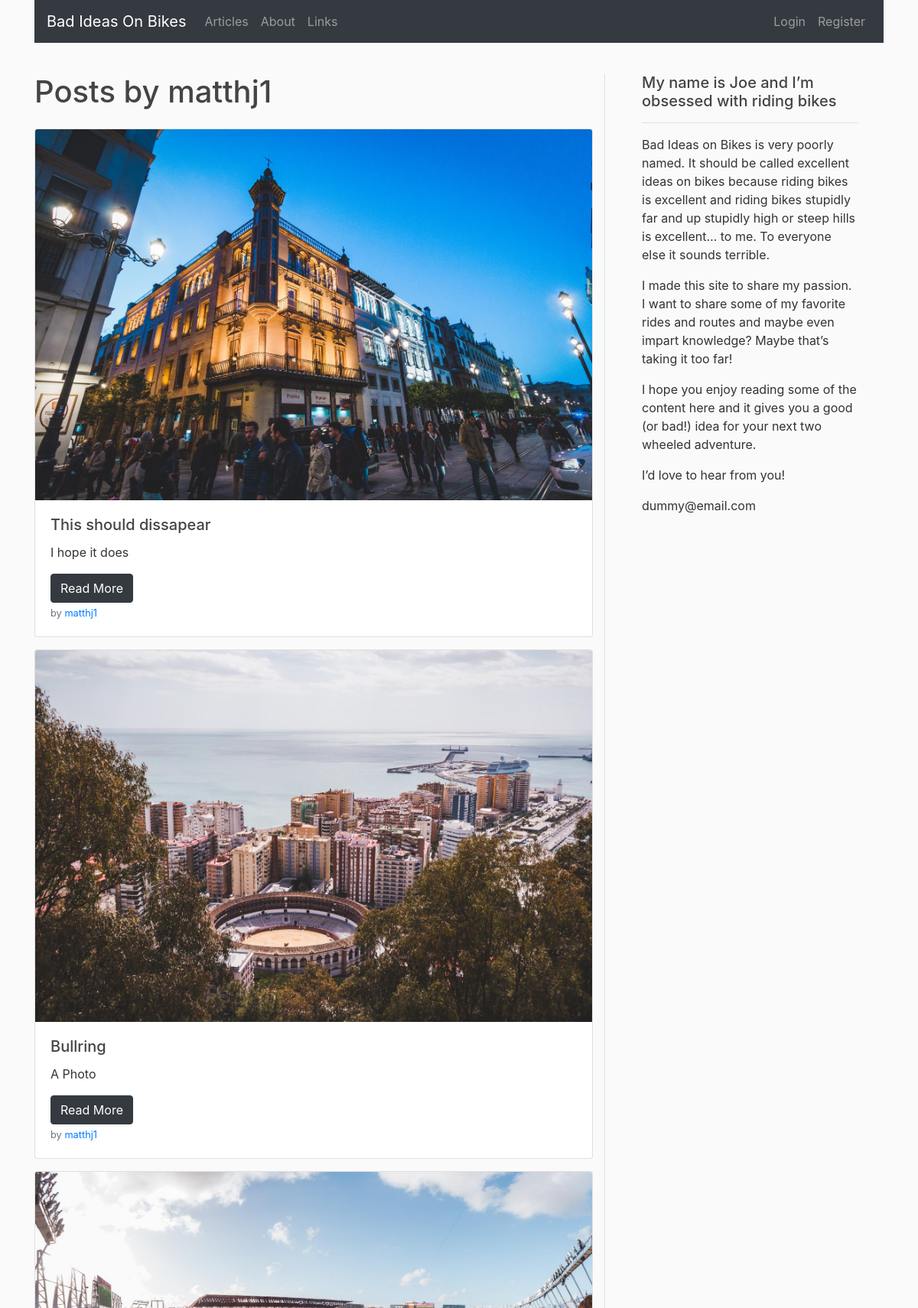
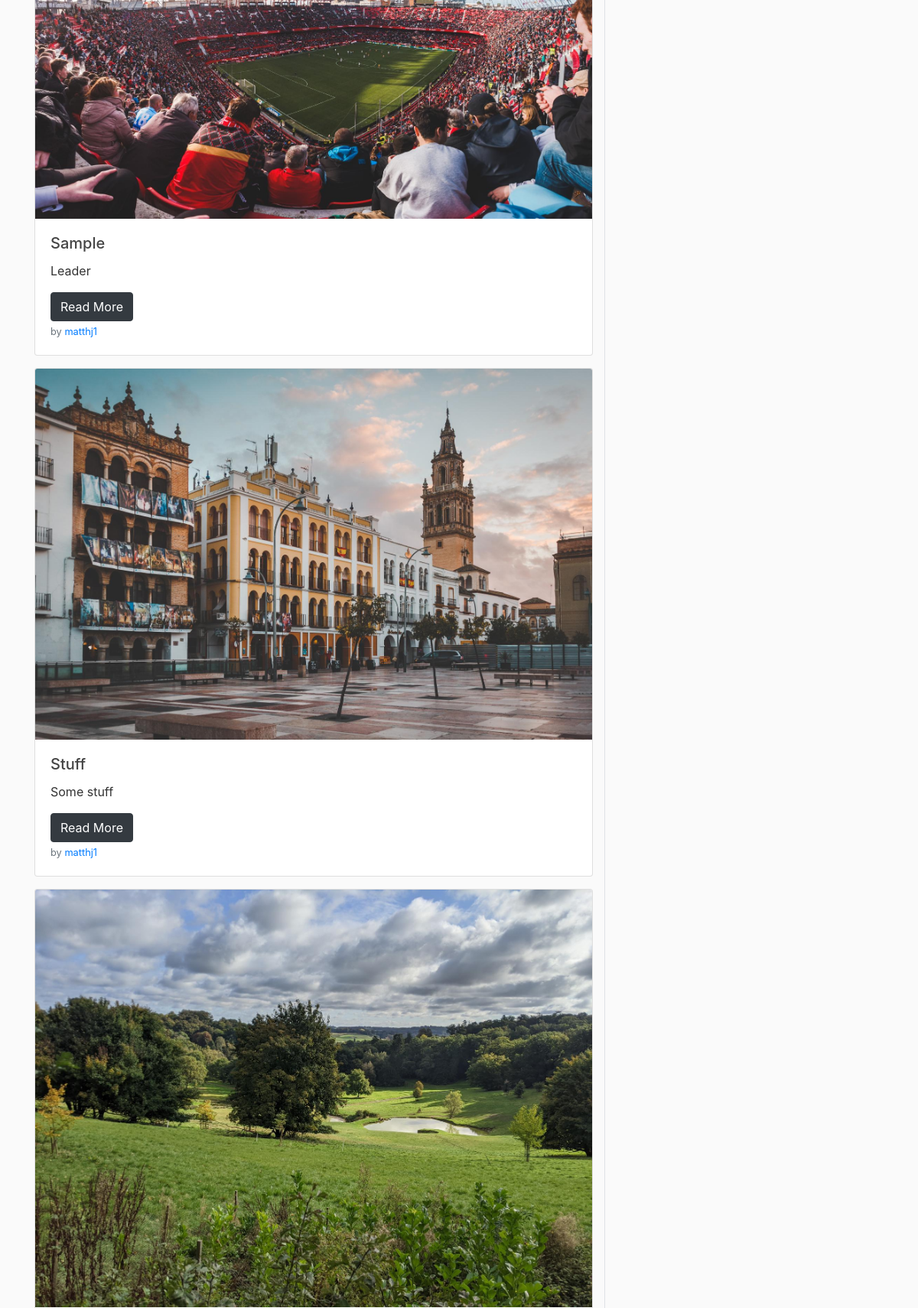
Page /user/matthj1 (upper part) on the committed database (2 pictures, top to bottom).
### flaskbiob/models.py (models this page shows, shortened)
class Users(db.Model, UserMixin):
    id = db.Column(db.Integer, primary_key=True)
    username = db.Column(db.String(20), unique=True, nullable=False)
    email = db.Column(db.String(100), unique=True, nullable=False)
    image_file = db.Column(db.String(20), nullable=False, default="default.png")
    password = db.Column(db.String(60), nullable=False)
    posts = db.relationship("Posts", backref="author", lazy=True)

class Posts(db.Model):
    id = db.Column(db.Integer, primary_key=True)
    title = db.Column(db.String(100), nullable=False)
    date = db.Column(db.DateTime, nullable=False, default=datetime.utcnow)
    leader = db.Column(db.Text, nullable=False)
    content = db.Column(db.Text, nullable=False)
    post_image = db.Column(db.String(100), nullable=False, default="default_post.jpg")
    user = db.Column(db.Integer, db.ForeignKey("users.id"), nullable=False)

### flaskbiob/routes.py (the view)
@app.route("/user/<string:username>")
def userpostPage(username):
    page = request.args.get("page", 1, type=int)
    user = Users.query.filter_by(username=username).first_or_404()
    posts = Posts.query.filter_by(author=user)\
        .order_by(Posts.date.desc())\
        .paginate(page=page, per_page=5)
    return render_template("User_Posts.html", posts=posts, user=user)

### flaskbiob/templates/User_Posts.html (shortened to what this page needs)
{% extends "BASE.html" %}
    {% block content %}
    <div class="row py-3">
        <div class="col" id="main">
            <h1 class="mb-4">Posts by {{ user.username }}</h1>
            {% for post in posts.items %}
            <div class="card mb-3">
              <img src="{{ url_for('static', filename='post_pics/' + post.post_image) }}" class="card-img-top" alt="...">
              <div class="card-body">
                <h5 class="card-title">{{ post.title }}</h5>
                <p class="card-text">{{ post.leader }}</p>
                  <a href="{{ url_for('postPage', post_id = post.id) }}" class="btn btn-dark">Read More</a>
                  <p class="card-text"><small class="text-muted">by <a href="{{ url_for('userpostPage', username=post.author.username) }}">{{ post.author.username }}</a></small></p>
              </div>
            </div>
            {% endfor %}
        </div>
        <div class="col-4 order-2 px-5 border-left d-none d-lg-block pb-3" id="sticky-sidebar">
            <div class="sticky-top">
                <h5>My name is Joe and I’m obsessed with riding bikes</h5>
                <hr>
                <p>Bad Ideas on Bikes is very poorly named. It should be called excellent ideas on bikes because riding bikes is excellent and riding bikes stupidly far and up stupidly high or steep hills is excellent… to me. To everyone else it sounds terrible.</p>
                <p>I made this site to share my passion. I want to share some of my favorite rides and routes and maybe even impart knowledge? Maybe that’s taking it too far!</p>
                <p>I hope you enjoy reading some of the content here and it gives you a good (or bad!) idea for your next two wheeled adventure.</p>
                <p>I’d love to hear from you!</p>
                <p>dummy@email.com</p>
            </div>
        </div>
    </div>
    {% endblock content %}

### flaskbiob/static/main.css (style rules this page uses)
body { background: #fafafa; color: #333333; }
h1, h2, h3, h4, h5, h6 { color: #444444; }

### rows in the picture
Users: username "matthj1"
Posts: post_image (picture), title "This should dissapear", leader "I hope it does", author.username "matthj1"
Posts: post_image (picture), title "Bullring", leader "A Photo", author.username "matthj1"
Posts: post_image (picture), title "Sample", leader "Leader", author.username "matthj1"
Posts: post_image (picture), title "Stuff", leader "Some stuff", author.username "matthj1"
Posts: post_image (picture)
